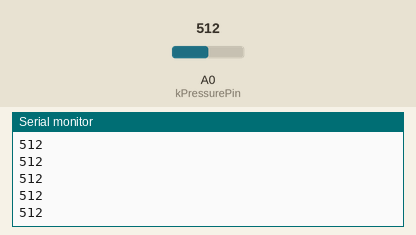
This sketch was run on a simulated Arduino Uno, built with avr-gcc and run on an emulated ATmega328P. Parts: the last lines printed to the serial monitor. The test bench sets the inputs (shaded band); at power-on: A0 (kPressurePin) = 512.

Above: at 1.2 s.
1.3 s: A0 (kPressurePin) set to 716
At 1.8 s:
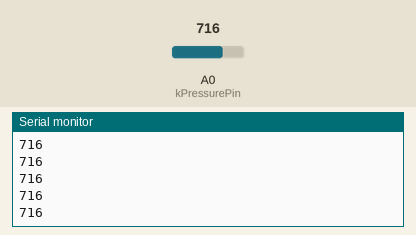
2.8 s: A0 (kPressurePin) set to 900
At 3.4 s:
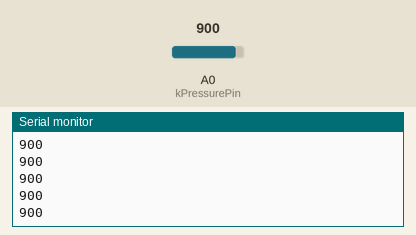
Timing chart, 0 to 5.8 s (numbered marks = the images above; inputs shaded):
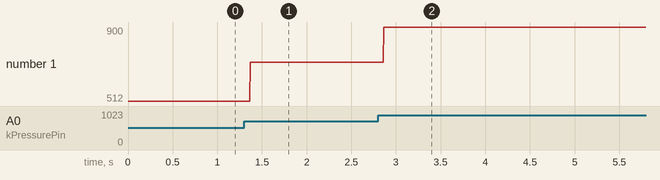

Measured:
- after the input at 1.3 s, the serial monitor: prints a new line after 0.07 s (image 1)
- after the input at 2.8 s, the serial monitor: prints a new line after 0.07 s (image 2)
- plotted number 1: 512 → 716 after the input at 1.3 s, 716 → 900 after the input at 2.8 s

The sketch:

FluidPressure.ino
```cpp
/*
 * Simple code to read out the pin value from the fluid pressure sensor.
 * Corresponds to prototype P1 of milestone A.
 * Use with the Arduino IDE's Serial Monitor or Serial Plotter.
 */

const int kSerialRate = 9600; // Rate of serial data
const int kPressurePin = A0; // Analog input pin for the pressure sensor's signal pin
const int kADCInterval = 2; // Delay between ADC readings to settle between readings

void setup() {
  // initialize serial communications
  Serial.begin(kSerialRate);
}

void loop() {
  int sensorValue = analogRead(kPressurePin);
  Serial.println(sensorValue);
  delay(kADCInterval);
}
```
